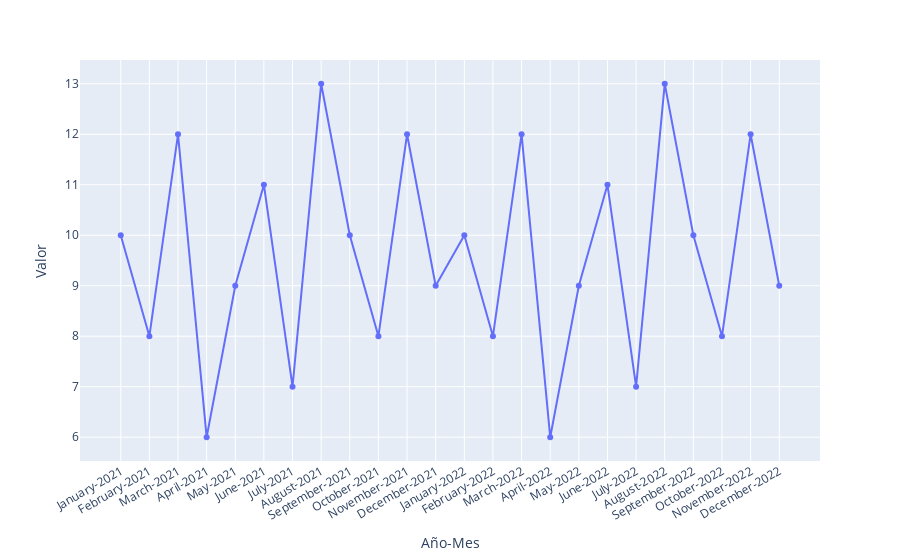

The code cell stored with this chart in its notebook:
### Code cell
# Crear el gráfico de línea utilizando Plotly Express
fig = px.line(df, x='Año-Mes', y='Valor')
fig.update_traces(mode='markers+lines')
fig.update_xaxes(tickangle=330)
fig.show()

### Figure 1 — Plotly figure (JSON) as saved in the notebook; plotly's stock layout.template omitted (floating-point values rounded to 4 significant figures)
{"data": [{"hovertemplate": "Año-Mes=%{x}<br>Valor=%{y}<extra></extra>", "legendgroup": "", "line": {"color": "#636efa", "dash": "solid"}, "marker": {"symbol": "circle"}, "mode": "markers+lines", "name": "", "orientation": "v", "showlegend": false, "type": "scatter", "x": ["January-2021", "February-2021", "March-2021", "April-2021", "May-2021", "June-2021", "July-2021", "August-2021", "September-2021", "October-2021", "November-2021", "December-2021", "January-2022", "February-2022", "March-2022", "April-2022", "May-2022", "June-2022", "July-2022", "August-2022", "September-2022", "October-2022", "November-2022", "December-2022"], "xaxis": "x", "y": [10, 8, 12, 6, 9, 11, 7, 13, 10, 8, 12, 9, 10, 8, 12, 6, 9, 11, 7, 13, 10, 8, 12, 9], "yaxis": "y"}], "layout": {"legend": {"tracegroupgap": 0}, "margin": {"t": 60}, "xaxis": {"anchor": "y", "domain": [0, 1], "tickangle": -30, "title": {"text": "Año-Mes"}}, "yaxis": {"anchor": "x", "domain": [0, 1], "title": {"text": "Valor"}}}}
